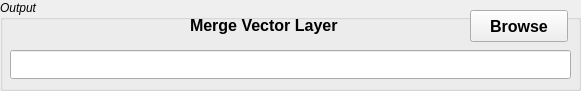
  <widget class="QGroupBox" name="groupBoxButtons_2">
   <property name="geometry">
    <rect>
     <x>16</x>
     <y>233</y>
     <width>581</width>
     <height>91</height>
    </rect>
   </property>
   <property name="font">
    <font>
     <weight>50</weight>
     <italic>true</italic>
     <bold>false</bold>
    </font>
   </property>
   <property name="title">
    <string>Output</string>
   </property>
   <widget class="QPushButton" name="pushButtonMergeLayer">
    <property name="geometry">
     <rect>
      <x>470</x>
      <y>10</y>
      <width>98</width>
      <height>32</height>
     </rect>
    </property>
    <property name="font">
     <font>
      <pointsize>12</pointsize>
      <weight>75</weight>
      <italic>false</italic>
      <bold>true</bold>
     </font>
    </property>
    <property name="text">
     <string>Browse</string>
    </property>
    <property name="autoDefault">
     <bool>false</bool>
    </property>
   </widget>
   <widget class="QLineEdit" name="lineEditMergeLayer">
    <property name="geometry">
     <rect>
      <x>10</x>
      <y>50</y>
      <width>561</width>
      <height>29</height>
     </rect>
    </property>
    <property name="font">
     <font>
      <pointsize>11</pointsize>
      <weight>75</weight>
      <italic>false</italic>
      <bold>true</bold>
     </font>
    </property>
   </widget>
   <widget class="QLabel" name="textLabel1_2">
    <property name="geometry">
     <rect>
      <x>190</x>
      <y>10</y>
      <width>161</width>
      <height>31</height>
     </rect>
    </property>
    <property name="font">
     <font>
      <pointsize>12</pointsize>
      <weight>75</weight>
      <italic>false</italic>
      <bold>true</bold>
     </font>
    </property>
    <property name="text">
     <string>Merge Vector Layer</string>
    </property>
   </widget>
  </widget>
